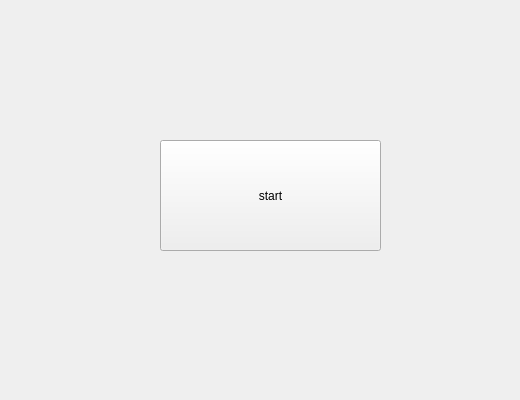
<?xml version="1.0" encoding="UTF-8"?>
<ui version="4.0">
 <class>Form</class>
 <widget class="QWidget" name="Form">
  <property name="geometry">
   <rect>
    <x>0</x>
    <y>0</y>
    <width>520</width>
    <height>400</height>
   </rect>
  </property>
  <property name="windowTitle">
   <string>Form</string>
  </property>
  <widget class="QPushButton" name="Button1">
   <property name="geometry">
    <rect>
     <x>160</x>
     <y>140</y>
     <width>221</width>
     <height>111</height>
    </rect>
   </property>
   <property name="text">
    <string>start</string>
   </property>
  </widget>
 </widget>
 <resources/>
 <connections/>
</ui>
